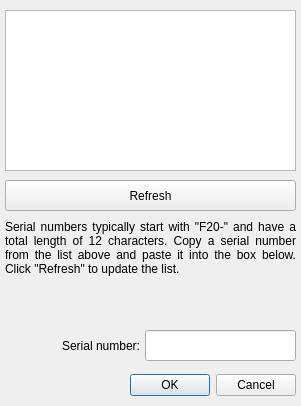
<?xml version="1.0" encoding="UTF-8"?>
<ui version="4.0">
 <class>Serial</class>
 <widget class="QDialog" name="Serial">
  <property name="geometry">
   <rect>
    <x>0</x>
    <y>0</y>
    <width>301</width>
    <height>406</height>
   </rect>
  </property>
  <property name="minimumSize">
   <size>
    <width>301</width>
    <height>406</height>
   </size>
  </property>
  <property name="maximumSize">
   <size>
    <width>301</width>
    <height>406</height>
   </size>
  </property>
  <property name="windowTitle">
   <string>Insert Serial Number</string>
  </property>
  <property name="windowIcon">
   <iconset resource="resources.qrc">
    <normaloff>:/icons/icons/active64.png</normaloff>
    <normalon>:/icons/icons/active64.png</normalon>
    <disabledoff>:/icons/icons/greyed64.png</disabledoff>
    <disabledon>:/icons/icons/greyed64.png</disabledon>
    <activeoff>:/icons/icons/active64.png</activeoff>
    <activeon>:/icons/icons/active64.png</activeon>
    <selectedoff>:/icons/icons/selected.png</selectedoff>
    <selectedon>:/icons/icons/selected.png</selectedon>:/icons/icons/active64.png</iconset>
  </property>
  <property name="locale">
   <locale language="English" country="UnitedStates"/>
  </property>
  <widget class="QDialogButtonBox" name="buttonBoxOkCancel">
   <property name="geometry">
    <rect>
     <x>5</x>
     <y>370</y>
     <width>291</width>
     <height>31</height>
    </rect>
   </property>
   <property name="orientation">
    <enum>Qt::Horizontal</enum>
   </property>
   <property name="standardButtons">
    <set>QDialogButtonBox::Cancel|QDialogButtonBox::Ok</set>
   </property>
  </widget>
  <widget class="QTextBrowser" name="textBrowserList">
   <property name="geometry">
    <rect>
     <x>5</x>
     <y>10</y>
     <width>291</width>
     <height>161</height>
    </rect>
   </property>
  </widget>
  <widget class="QPushButton" name="pushButtonRefresh">
   <property name="geometry">
    <rect>
     <x>5</x>
     <y>180</y>
     <width>291</width>
     <height>31</height>
    </rect>
   </property>
   <property name="text">
    <string>Refresh</string>
   </property>
  </widget>
  <widget class="QLabel" name="labelNote">
   <property name="geometry">
    <rect>
     <x>5</x>
     <y>220</y>
     <width>291</width>
     <height>101</height>
    </rect>
   </property>
   <property name="text">
    <string>Serial numbers typically start with &quot;F20-&quot; and have a total length of 12 characters. Copy a serial number from the list above and paste it into the box below. Click &quot;Refresh&quot; to update the list.</string>
   </property>
   <property name="alignment">
    <set>Qt::AlignJustify|Qt::AlignTop</set>
   </property>
   <property name="wordWrap">
    <bool>true</bool>
   </property>
  </widget>
  <widget class="QLabel" name="labelSerial">
   <property name="geometry">
    <rect>
     <x>5</x>
     <y>337</y>
     <width>135</width>
     <height>17</height>
    </rect>
   </property>
   <property name="text">
    <string>Serial number:</string>
   </property>
   <property name="alignment">
    <set>Qt::AlignRight|Qt::AlignTrailing|Qt::AlignVCenter</set>
   </property>
  </widget>
  <widget class="QLineEdit" name="lineEditSerial">
   <property name="geometry">
    <rect>
     <x>145</x>
     <y>330</y>
     <width>151</width>
     <height>31</height>
    </rect>
   </property>
   <property name="clearButtonEnabled">
    <bool>true</bool>
   </property>
  </widget>
 </widget>
 <resources>
  <include location="resources.qrc"/>
 </resources>
 <connections>
  <connection>
   <sender>buttonBoxOkCancel</sender>
   <signal>accepted()</signal>
   <receiver>Serial</receiver>
   <slot>accept()</slot>
   <hints>
    <hint type="sourcelabel">
     <x>248</x>
     <y>254</y>
    </hint>
    <hint type="destinationlabel">
     <x>157</x>
     <y>274</y>
    </hint>
   </hints>
  </connection>
  <connection>
   <sender>buttonBoxOkCancel</sender>
   <signal>rejected()</signal>
   <receiver>Serial</receiver>
   <slot>reject()</slot>
   <hints>
    <hint type="sourcelabel">
     <x>316</x>
     <y>260</y>
    </hint>
    <hint type="destinationlabel">
     <x>286</x>
     <y>274</y>
    </hint>
   </hints>
  </connection>
 </connections>
</ui>
